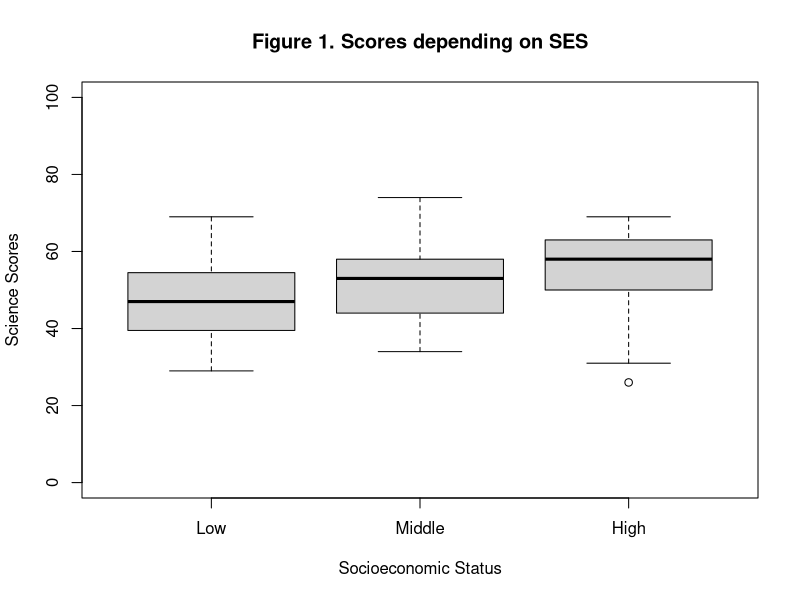
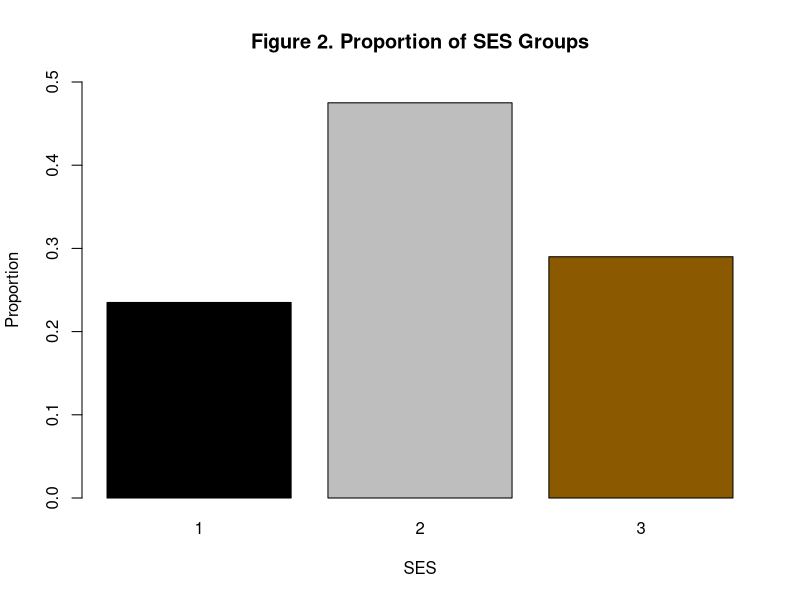
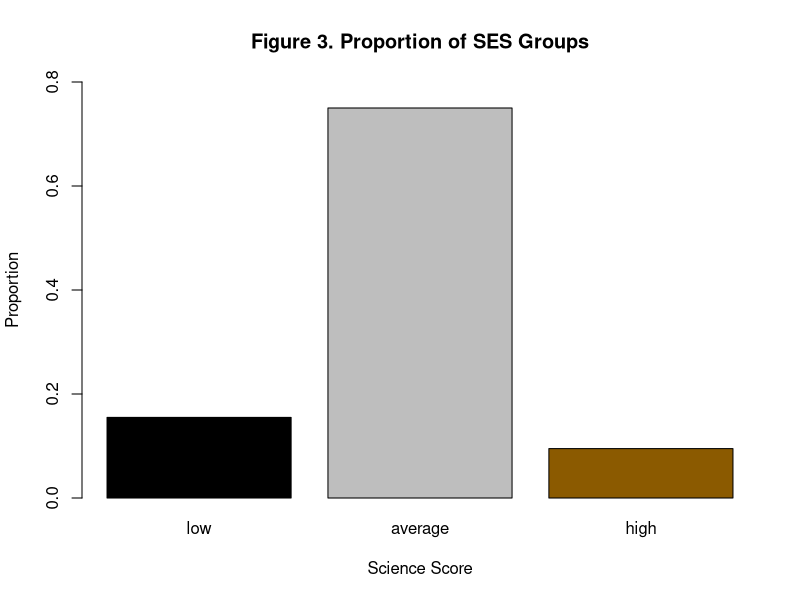
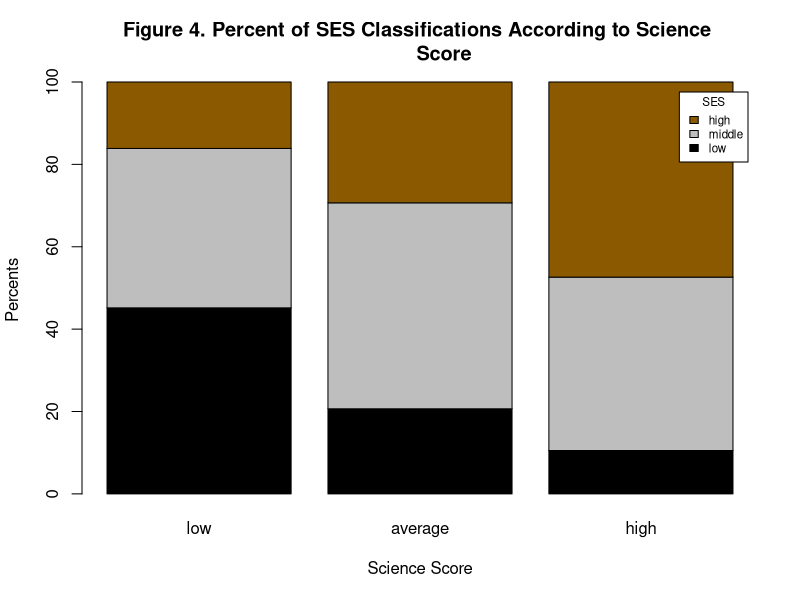
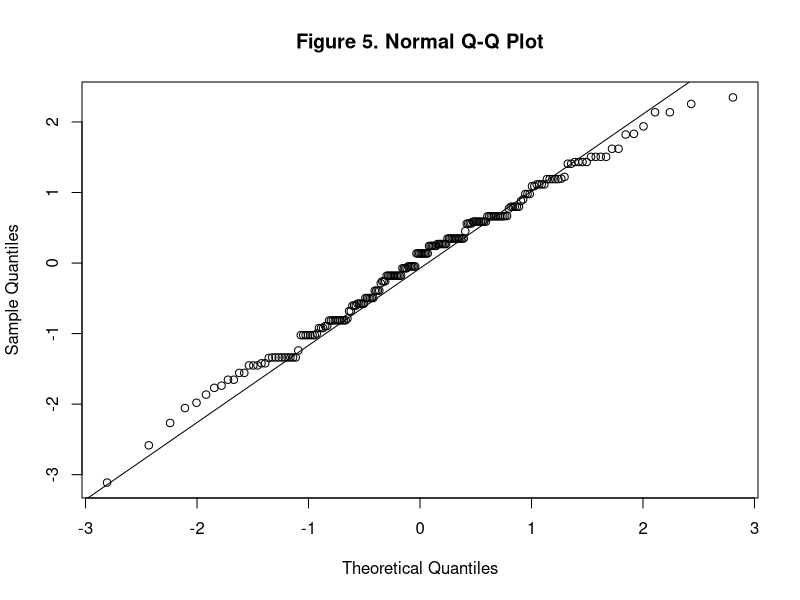
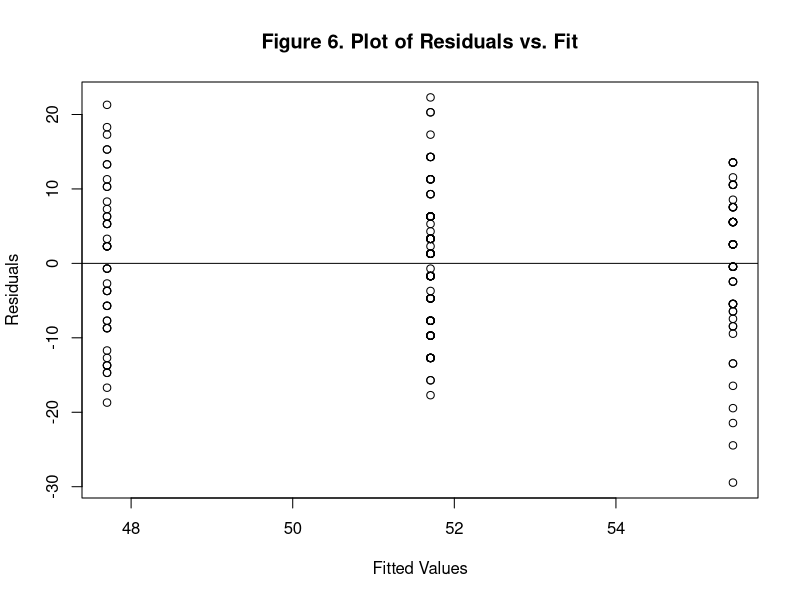
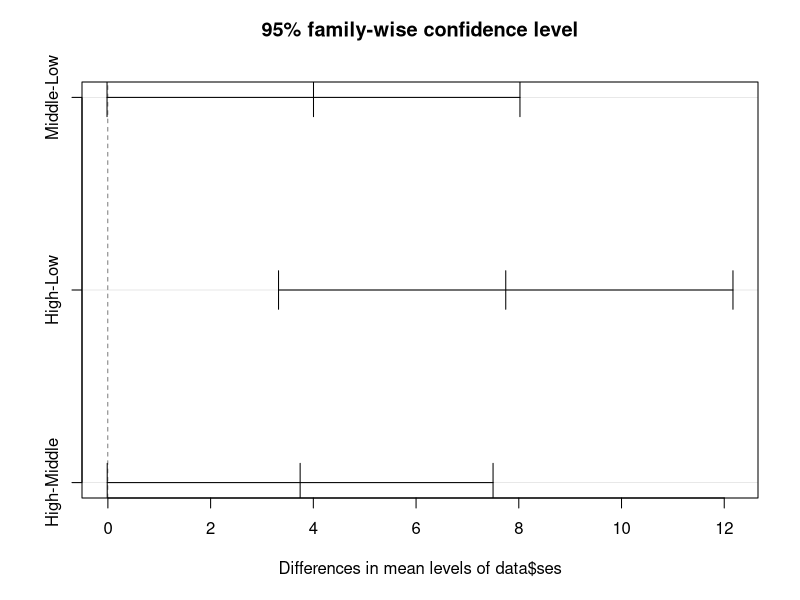

Here is the R script that generated these plots, in order:
## ---- chunk 1
# Clear the environment
rm(list = ls())

# Load the libraries
library(here)
library(dplyr)

# Load data
data <- read.csv(here("Data", "hsb2.csv"))
the_data <- read.csv(here("Data", "hsb2.csv"))
## ---- chunk 2
# ses ordinal  (1=low 2=middle 3=high)  
data$ses <- factor(data$ses,
                   labels = c("Low",
                              "Middle",
                              "High"))

# Obtain boxplots.

boxplot(data$science ~ data$ses,
        ylim = c(0, 100),
        xlab = "Socioeconomic Status",
        ylab = "Science Scores",
        main = "Figure 1. Scores depending on SES")

## ---- chunk 3

hsb2_data <- read.csv(here("Data", "hsb2.csv"))

low_ses <- subset(hsb2_data, hsb2_data$ses == "1")
middle_ses <- subset(hsb2_data, hsb2_data$ses == "2")
high_ses <- subset(hsb2_data, hsb2_data$ses == "3")

sci_n <- nrow(hsb2_data)
sci_fivenum <- fivenum( hsb2_data$science)
sci_mean <- mean(hsb2_data$science)
sci_sd <- sd(hsb2_data$science)

round( c(N = sci_n, Min = sci_fivenum[1], Q1 = sci_fivenum[2],
         Med = sci_fivenum[3], Q3 = sci_fivenum[4], 
         Max = sci_fivenum[5], Mean = sci_mean, SD = sci_sd), 1)

## ---- chunk 4
ses_count <- table(hsb2_data$ses)
ses_count
## ---- chunk 5
race_count <- table(hsb2_data$race)
race_count

## ---- chunk 6
schtyp_count <- table(hsb2_data$schtyp)
schtyp_count
## ---- chunk 7
ses.prop <- prop.table(ses_count)

barplot(ses.prop,
        col = c( "black", "gray", "orange4"),
        main = "Figure 2. Proportion of SES Groups",
        xlab = "SES", 
        ylab = "Proportion", ylim = c(0, 0.5))

## ---- chunk 8
science_cat <- cut(hsb2_data$science, 
                   c( 0, 40, 65, 100))

levels(science_cat) <- c( "low", "average", "high")

science_count <- table(science_cat)


science_prop <- prop.table(science_count)

barplot(science_prop,
        col = c( "black", "gray", "orange4"),
        main = "Figure 3. Proportion of SES Groups",
        xlab = "Science Score", 
        ylab = "Proportion", ylim = c(0, 0.8))

## ---- chunk 9
ses_sc_counts = table(hsb2_data$ses, science_cat)

ses_sc_counts_percents = 100*prop.table(ses_sc_counts, 2)


barplot(ses_sc_counts_percents,
        col = c( "black", "gray", "orange4"),
        xlab = "Science Score",
        main = "Figure 4. Percent of SES Classifications According to Science 
        Score",
        ylab = "Percents",
        legend = c("low", "middle", "high"),
        args.legend = list(title = "SES", cex = .7))

## ---- chunk 10
ses_summary <- tapply(data$science, data$ses, summary)
ses_summary
ses_sd <- tapply(data$science, data$ses, sd)
ses_sd
## ---- chunk 11
model <- lm(data$science ~ data$ses)
std_residual <- rstandard(model)
qqnorm(std_residual, main = "Figure 5. Normal Q-Q Plot")
qqline(std_residual)
## ---- chunk 12
table(data$ses)
## ---- chunk 13
plot(model$fitted.values, model$residuals,
     xlab = "Fitted Values",
     ylab = "Residuals",
     main = "Figure 6. Plot of Residuals vs. Fit")

abline(0,0)
## ---- chunk 14
aov.model <- aov(data$science ~ data$ses)
aov.model
summary(aov.model)
## ---- chunk 15
 # Initialize objects
 mean_vector <- NULL
 n <- length(the_data$science)
## ---- chunk 16
# Loop

sesLow <- data[which(data$ses == "Low"),] 
sesMiddle <- data[which(data$ses == "Middle"),]
sesHigh <-  data[which(data$ses == "High"),]
nLow <- length(sesLow)
nMiddle <- length(sesMiddle)
nHigh <- length(sesHigh)
Diff <- NULL

# mean_Vector_Low <- NULL
# mean_Vector_Middle <- NULL 
# mean_Vector_High <- NULL

 for (i in 1:10000) {
   sampleLow <- sample(sesLow$science, nLow, replace = TRUE)
   mean_Vector_Low <- mean(sampleLow)
   sampleMiddle <- sample(sesMiddle$science, nMiddle, replace = TRUE)
   mean_Vector_Middle <- mean(sampleMiddle)
   sampleHigh <- sample(sesHigh$science, nHigh, replace = TRUE)
   mean_Vector_High <- mean(sampleHigh)
   
   Lower <- min(mean_Vector_Low,mean_Vector_Middle,mean_Vector_High)
   Higher <- max(mean_Vector_Low,mean_Vector_Middle,mean_Vector_High)
   Diff <- c(Diff, (Higher-Lower))
 }

# Sampling Distribution

Diff <- sort(Diff)
Boot_int <- c(Diff[251], Diff[9750])

## ---- chunk 17
aov.model <- aov(data$science ~ data$ses)
Tukey_results <- TukeyHSD(aov.model)
## ---- chunk 18
plot(Tukey_results)
## ---- chunk 19
Tukey_results
